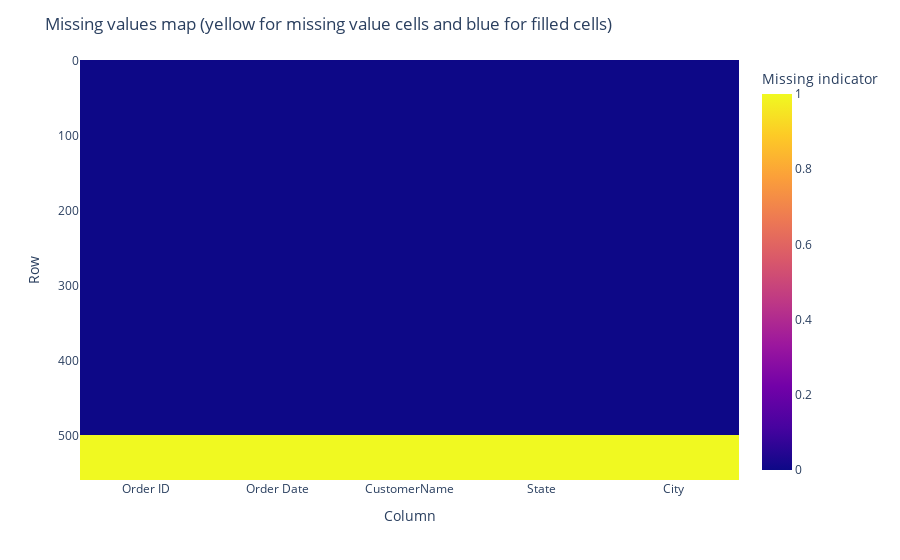

This figure's notebook cell:
### Markdown cell above
### Creating heatmap of the dataset to check if there are 60 rows with empty sells or there are empty rows. As we can see it is empty rows.

### Code cell
cols = orderlist.columns
df=orderlist[cols].isnull().replace({True:1, False:0})
fig = px.imshow(df,x=df.columns, y=orderlist.index, labels=dict(x="Column", y="Row", color="Missing indicator"))
fig.update_layout(title = 'Missing values map (yellow for missing value cells and blue for filled cells)')
fig.show()

### Figure 1 — Plotly figure (JSON) as saved in the notebook; plotly's stock layout.template omitted (floating-point values rounded to 4 significant figures; data arrays with more than 128 entries replaced by an {"elided": "..."} marker saying what was removed)
{"data": [{"coloraxis": "coloraxis", "hovertemplate": "Column: %{x}<br>Row: %{y}<br>Missing indicator: %{z}<extra></extra>", "type": "heatmap", "x": ["Order ID", "Order Date", "CustomerName", "State", "City"], "y": {"elided": "560 int values"}, "z": {"elided": "560x5 int values"}}], "layout": {"coloraxis": {"colorbar": {"title": {"text": "Missing indicator"}}, "colorscale": [[0, "#0d0887"], [0.1111, "#46039f"], [0.2222, "#7201a8"], [0.3333, "#9c179e"], [0.4444, "#bd3786"], [0.5556, "#d8576b"], [0.6667, "#ed7953"], [0.7778, "#fb9f3a"], [0.8889, "#fdca26"], [1, "#f0f921"]]}, "margin": {"t": 60}, "title": {"text": "Missing values map (yellow for missing value cells and blue for filled cells)"}, "xaxis": {"constrain": "domain", "scaleanchor": "y", "title": {"text": "Column"}}, "yaxis": {"autorange": "reversed", "constrain": "domain", "title": {"text": "Row"}}}}
